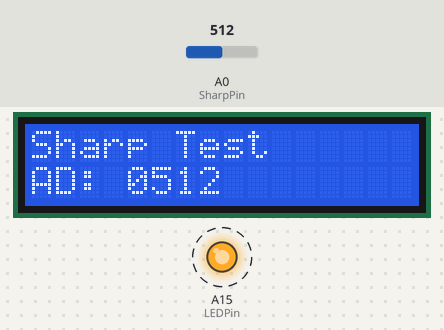
Simulated run of this sketch. Board: Arduino Mega 2560, built with avr-gcc and run on an emulated ATmega2560. Shown: 16×2 character LCD, output pins drawn as LEDs (lit = HIGH). Dashed ring = blinking. The inputs (shaded band) are chosen by the test bench; at power-on: A0 (SharpPin) = 512. The ROS host is connected and sends only what is stated.

Above: at 0.97 s.
1.3 s: A0 (SharpPin) set to 716
At 1.58 s:
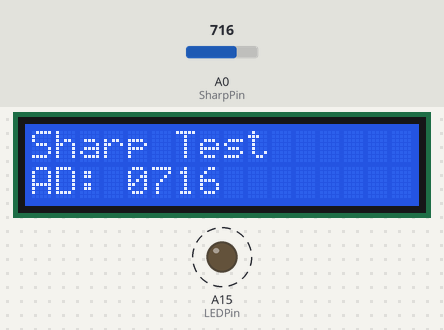
2.9 s: A0 (SharpPin) set to 900
At 3.4 s:
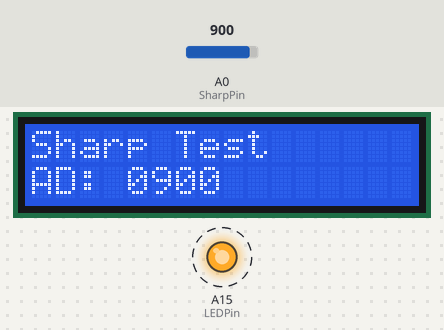
4.5 s: A0 (SharpPin) set to 1023
At 4.61 s:
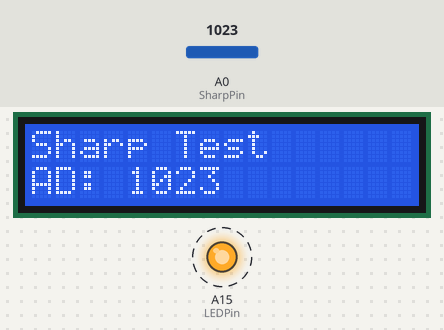
Timing chart, 0 to 12.0 s (numbered marks = the images above; inputs shaded):
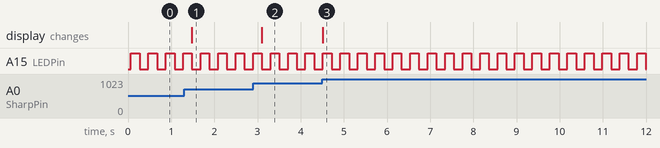

The sketch:

EMR_P1_rosserial_ADC_Turtlesim_SHARP.ino
```cpp
//-------------- EMR -----------------------------------
// P2 - Poti steuert TurtleSim
// rosserial ADC Turtlesim Example
// Poti und LDR steuern Turtlesim
// $ roscore
// $ rosrun rosserial_python serial_node.py /dev/ttyACM0
// $ rosrun turtlesim turtlesim_node
//################# mit SHARP-Sensor ######
// Combo-Board an J4 (A8-A15) und J27 (D40-47)
// Nutzt dort das LCD, eine LED und das Poti /den LDR
// Sharp Sensor an J1 (A0)
// sendet die Daten über rosserial an den turtlesim
// LDR => Speed der Turtle
// Poti => Richtung der Turtle
// Bei kurzem Abstand stoppt die Turtle
//--------------------------------------------------

#if (ARDUINO >= 100)
#include <Arduino.h>
#else
#include <WProgram.h>
#endif
#include <ros.h>
#include <geometry_msgs/Twist.h>
#include <LiquidCrystal.h>

// initialize the library with the numbers of the interface pins
//                RS EN D4 D5 D6 D7
//LiquidCrystal lcd(4, 5, 0, 1, 2, 3); //J2 Combo Board Port B => LCD
LiquidCrystal lcd(44, 45, 40, 41, 42, 43); //J27 Combo Board Port B => LCD

//###### ACHTUNG: rosserial benötigt PIN D0 und D1 (Serial)
//                     => nicht für LCD verfügbar ########

ros::NodeHandle nh;
// namespace :: class bezeichner
geometry_msgs::Twist twist_msg;
//ros::Publisher p("adc", &adc_msg);
//ros::Publisher p("turtle1/cmd_vel", &twist_msg);
ros::Publisher p("cmd_vel", &twist_msg);


//--- Die Hardware Pins ----
#define SharpPin A0
#define LEDPin A15
#define LDRPin A8
#define POTIPin A9
int sharpValue = 0;
char LCDstr[17];

void setup() {
  // set up the LCD's number of columns and rows:
    lcd.begin(16, 2);
  // Print a message to the LCD.
    lcd.setCursor(0, 0);
    lcd.print("Sharp Test ");
   // Toggle LED
   pinMode(LEDPin, OUTPUT);
  // Init ROS
    nh.initNode();
    nh.advertise(p);
}

//---- We average the analog reading to elminate some of the noise ---
int averageAnalog(int pin) {
  int v = 0;
  for (int i = 0; i < 4; i++) v += analogRead(pin);
  return v / 4;
}

void loop() {
  sharpValue = averageAnalog(SharpPin); //AD-Wandlung
  //----- Ausgabe LCD ----
  sprintf(LCDstr,"AD: %04d", sharpValue);
  lcd.setCursor(0, 1);
  lcd.write(LCDstr);

  //----- Ausgabe ROS ----
  if (sharpValue <= 300) {
    //Turtle Go
    twist_msg.linear.x = ((double) averageAnalog(LDRPin)) / 1023 * 0.8; //Youbot < 0.8
    twist_msg.angular.z = 2 * ((double) averageAnalog(POTIPin)) / 1023.0 - 1;
  }
  else {
    // Turtle Stop
    twist_msg.linear.x = 0;  //Youbot < 0.8
    twist_msg.angular.z = 0;
  }
  p.publish(&twist_msg);
  nh.spinOnce();

  //--- Blink LED ----
  digitalWrite(LEDPin, digitalRead(LEDPin) ? LOW : HIGH);
  delay(200);
}
```

Measured:
- after the input at 1.3 s, the display: changes after 0.18 s (image 1)
- after the input at 2.9 s, the display: changes after 0.20 s (image 2)
- after the input at 4.5 s, the display: changes at once (image 3)
- by itself, A15 (LEDPin): alternates HIGH for 0.20 s and LOW for 0.20 s
